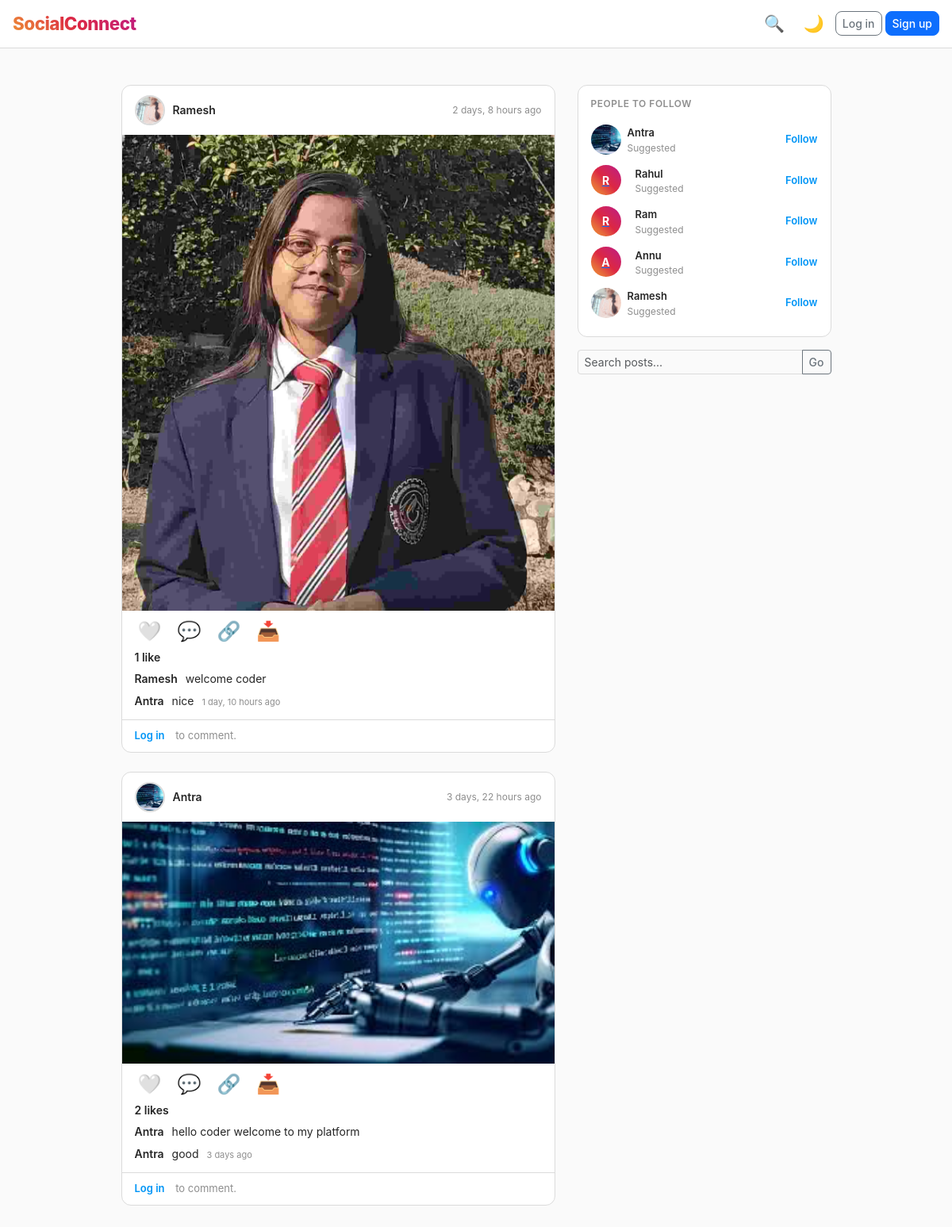
The page / on the database its author committed.
### posts/models.py (models this page shows, shortened)
class Post(models.Model):
    author = models.ForeignKey(User, on_delete=models.CASCADE)
    content = models.TextField()
    image = models.ImageField(upload_to="post_images/", blank=True, null=True)
    created_at = models.DateTimeField(auto_now_add=True)
    likes = models.ManyToManyField(
        User,
        related_name="liked_posts",
        blank=True
    )

class Comment(models.Model):
    post = models.ForeignKey(
        Post,
        on_delete=models.CASCADE,
        related_name="comments"
    )
    user = models.ForeignKey(
        User,
        on_delete=models.CASCADE
    )
    content = models.TextField()
    created_at = models.DateTimeField(auto_now_add=True)

### profiles/models.py (models this page shows, shortened)
class Profile(models.Model):
    user = models.OneToOneField(
        User,
        on_delete=models.CASCADE
    )
    bio = models.TextField(blank=True)
    profile_picture = models.ImageField(
        upload_to='profile_pics/',
        blank=True,
        null=True
    )
    followers = models.ManyToManyField(
        User,
        related_name='following',
        blank=True
    )

### posts/views.py (the view)
# urls.py: path("", views.home, name="home"),
def home(request):
    if request.user.is_authenticated:
        following = request.user.following.all()
        posts = Post.objects.filter(
            Q(author=request.user) | Q(author__in=following)
        ).order_by("-created_at")
        suggestions = User.objects.exclude(id=request.user.id).exclude(
            profile__followers=request.user
        )[:5]
    else:
        posts = Post.objects.all().order_by("-created_at")
        suggestions = User.objects.all()[:5]
    paginator = Paginator(posts, 5)
    page_obj = paginator.get_page(request.GET.get("page"))
    return render(request, "posts/home.html", {
        "posts": page_obj,
        "suggestions": suggestions,
        "page_obj": page_obj,
    })

### posts/context_processors.py (called while the page is built)
def notification_count(request):
    if request.user.is_authenticated:
        return {
            "notification_count": request.user.notifications.filter(
                is_read=False
            ).count()
        }
    return {"notification_count": 0}

### posts/templates/posts/home.html (shortened to what this page needs)
{% extends "base.html" %}
{% block content %}
<div class="main-layout">
  <div class="feed-col">
    {% if posts %}
    {% for post in posts %}
    <div class="post-card">
      <div class="post-header">
        <a href="{% url 'profiles:profile' post.author.username %}">
          {% if post.author.profile.profile_picture %}
          <img src="{{ post.author.profile.profile_picture.url }}" class="post-avatar" alt="">
          {% else %}
          <span class="post-avatar-placeholder">{{ post.author.username|first|upper }}</span>
          {% endif %}
        </a>
        <div>
          <a href="{% url 'profiles:profile' post.author.username %}" class="post-author-name">{{ post.author.username }}</a>
        </div>
        <span class="post-time">{{ post.created_at|timesince }} ago</span>
      </div>
      {% if post.image %}
      <div class="post-image-wrap">
        <img src="{{ post.image.url }}" alt="Post" data-like="{% url 'posts:like_post' post.id %}" class="post-img-dbl">
      </div>
      {% endif %}
      <div class="post-actions-bar">
        {% if request.user.is_authenticated %}
          <a href="{% url 'posts:like_post' post.id %}" class="action-btn like-btn {% if request.user in post.likes.all %}liked{% endif %}">
            {% if request.user in post.likes.all %}❤️{% else %}🤍{% endif %}
          </a>
        {% else %}
          <a href="{% url 'accounts:login' %}" class="action-btn">🤍</a>
        {% endif %}
        <a href="{% url 'posts:post_detail' post.id %}" class="action-btn">💬</a>
        <button class="action-btn" onclick="copyLink('{% url 'posts:post_detail' post.id %}')">🔗</button>
        {% if post.image %}
        <a href="{{ post.image.url }}" download class="action-btn">📥</a>
        {% endif %}
      </div>
      <div class="post-likes">{{ post.likes.count }} like{{ post.likes.count|pluralize }}</div>
      <div class="post-caption">
        <a href="{% url 'profiles:profile' post.author.username %}" class="cap-author">{{ post.author.username }}</a>
        {{ post.content }}
      </div>
      <div class="comments-section">
        {% for comment in post.comments.all|slice:"-2:" %}
        <div class="comment-row">
          <a href="{% url 'profiles:profile' comment.user.username %}" class="c-author">{{ comment.user.username }}</a>
          {{ comment.content }}
          <span class="c-time">{{ comment.created_at|timesince }} ago</span>
        </div>
        {% endfor %}
      </div>
      {% if request.user.is_authenticated %}
      <form method="POST" action="{% url 'posts:add_comment' post.id %}" class="comment-form">
        {% csrf_token %}
        <input type="text" name="content" class="comment-input" placeholder="Add a comment…" required>
        <button type="submit" class="comment-submit">Post</button>
      </form>
      {% else %}
      <div class="comment-form" style="color:var(--text-muted);font-size:13px;">
        <a href="{% url 'accounts:login' %}" style="color:#0095f6;font-weight:600;text-decoration:none;">Log in</a>&nbsp;to comment.
      </div>
      {% endif %}
    </div>
    {% endfor %}
    {% endif %}
  </div>
  <div class="sidebar-col">
    {% if suggestions %}
    <div class="suggestions-card">
      <h6>{% if request.user.is_authenticated %}Suggested for you{% else %}People to follow{% endif %}</h6>
      {% for person in suggestions %}
      <div class="suggestion-item">
        <div class="d-flex align-items-center gap-2">
          <a href="{% url 'profiles:profile' person.username %}">
            {% if person.profile.profile_picture %}
            <img src="{{ person.profile.profile_picture.url }}" style="width:38px;height:38px;border-radius:50%;object-fit:cover;" alt="">
            {% else %}
            <span class="suggestion-avatar">{{ person.username|first|upper }}</span>
            {% endif %}
          </a>
          <div>
            <a href="{% url 'profiles:profile' person.username %}" class="suggestion-name">{{ person.username }}</a>
            <div style="font-size:12px;color:var(--text-muted);">Suggested</div>
          </div>
        </div>
        {% if request.user.is_authenticated %}
        <a href="{% url 'profiles:follow_user' person.username %}" class="btn-follow-sm">Follow</a>
        {% else %}
        <a href="{% url 'accounts:login' %}" class="btn-follow-sm">Follow</a>
        {% endif %}
      </div>
      {% endfor %}
    </div>
    {% endif %}
    <form method="GET" action="{% url 'posts:search_posts' %}" class="mt-3">
      <div class="input-group input-group-sm">
        <input type="text" name="q" class="form-control" placeholder="Search posts…">
        <button class="btn btn-outline-secondary">Go</button>
      </div>
    </form>
  </div>
</div>
{% endblock %}

### socialmedia/templates/base.html (shortened to what this page needs)
{% load static %}
<!DOCTYPE html>
<html lang="en">
<head>
    <link href="https://cdn.jsdelivr.net/npm/bootstrap@5.3.7/dist/css/bootstrap.min.css" rel="stylesheet">
    <link rel="stylesheet" href="{% static 'css/style.css' %}">
</head>
<body>
<nav class="navbar navbar-custom px-3 py-2">
    <a class="navbar-brand" href="{% url 'posts:home' %}">SocialConnect</a>
    <div class="d-flex align-items-center gap-1">
        {% if user.is_authenticated %}
            <a href="{% url 'posts:create_post' %}" class="nav-icon-btn" title="New Post">➕</a>
            <a href="{% url 'profiles:search_users' %}" class="nav-icon-btn" title="Search">🔍</a>
            <a href="{% url 'posts:notifications' %}" class="nav-icon-btn" title="Notifications" style="position:relative;">
                🔔
                {% if notification_count %}
                <span class="notif-badge">{{ notification_count }}</span>
                {% endif %}
            </a>
            <button class="nav-icon-btn" onclick="toggleDarkMode()" title="Toggle Dark Mode">🌙</button>
            <a href="{% url 'profiles:profile' user.username %}" class="nav-icon-btn d-flex align-items-center gap-1" title="Profile">
                {% if user.profile.profile_picture %}
                <img src="{{ user.profile.profile_picture.url }}" class="nav-avatar" alt="">
                {% else %}
                <span class="nav-avatar-placeholder">{{ user.username|first|upper }}</span>
                {% endif %}
            </a>
            <a href="{% url 'accounts:logout' %}" class="nav-icon-btn" style="font-size:0.85rem;">Logout</a>
        {% else %}
            <a href="{% url 'profiles:search_users' %}" class="nav-icon-btn" title="Search">🔍</a>
            <button class="nav-icon-btn" onclick="toggleDarkMode()" title="Toggle Dark Mode">🌙</button>
            <a href="{% url 'accounts:login' %}" class="btn btn-outline-secondary btn-sm">Log in</a>
            <a href="{% url 'accounts:register' %}" class="btn btn-primary btn-sm">Sign up</a>
        {% endif %}
    </div>
</nav>
<div class="container-fluid px-3 mt-3 mb-5">
    {% block content %}{% endblock %}
</div>
</body>
</html>

### socialmedia/static/css/style.css (style rules this page uses)
:root { --primary: #405de6; --gradient: linear-gradient(45deg, #f09433, #e6683c, #dc2743, #cc2366, #bc1888); --bg: #fafafa; --card-bg: #ffffff; --text: #262626; --text-muted: #8e8e8e; --border: #dbdbdb; --shadow: 0 1px 2px rgba(0,0,0,0.08); --radius: 12px; }
* { box-sizing: border-box; margin: 0; padding: 0; }
body { background: var(--bg); color: var(--text); font-family: -apple-system, BlinkMacSystemFont, "Segoe UI", Roboto, sans-serif; font-size: 14px; transition: background 0.3s, color 0.3s; min-height: 100vh; }
.navbar-custom { background: var(--card-bg) !important; border-bottom: 1px solid var(--border); position: sticky; top: 0; z-index: 100; display: flex; align-items: center; justify-content: space-between; padding: 10px 20px; }
.navbar-brand { font-weight: 800; font-size: 1.4rem; background: var(--gradient); -webkit-background-clip: text; -webkit-text-fill-color: transparent; background-clip: text; letter-spacing: -0.5px; text-decoration: none; }
.nav-icon-btn { background: none; border: none; font-size: 1.3rem; cursor: pointer; padding: 6px 10px; border-radius: 8px; color: var(--text); text-decoration: none; position: relative; transition: background 0.2s; display: inline-flex; align-items: center; }
.main-layout { max-width: 935px; margin: 0 auto; padding: 30px 20px; display: grid; grid-template-columns: 1fr 320px; gap: 28px; align-items: start; }
.suggestions-card { background: var(--card-bg); border: 1px solid var(--border); border-radius: var(--radius); padding: 16px; margin-bottom: 16px; }
.suggestions-card h6 { font-size: 12px; font-weight: 600; color: var(--text-muted); text-transform: uppercase; letter-spacing: 0.5px; margin-bottom: 12px; }
.suggestion-item { display: flex; align-items: center; justify-content: space-between; padding: 6px 0; }
.suggestion-avatar { width: 38px; height: 38px; border-radius: 50%; background: var(--gradient); color: white; font-weight: 700; font-size: 14px; display: flex; align-items: center; justify-content: center; flex-shrink: 0; margin-right: 10px; }
.suggestion-name { font-weight: 600; font-size: 13px; color: var(--text); text-decoration: none; }
.btn-follow-sm { background: none; border: none; color: #0095f6; font-weight: 600; font-size: 13px; cursor: pointer; padding: 0; text-decoration: none; }
.post-card { background: var(--card-bg); border: 1px solid var(--border); border-radius: var(--radius); margin-bottom: 24px; overflow: hidden; }
.post-header { display: flex; align-items: center; padding: 12px 16px; gap: 10px; }
.post-avatar { width: 38px; height: 38px; border-radius: 50%; object-fit: cover; border: 2px solid var(--border); flex-shrink: 0; }
.post-author-name { font-weight: 600; font-size: 14px; color: var(--text); text-decoration: none; }
.post-time { font-size: 12px; color: var(--text-muted); margin-left: auto; }
.post-image-wrap img { width: 100%; max-height: 600px; object-fit: cover; display: block; cursor: pointer; }
.post-actions-bar { display: flex; align-items: center; gap: 4px; padding: 8px 12px 4px; }
.action-btn { background: none; border: none; font-size: 1.5rem; cursor: pointer; padding: 6px 8px; border-radius: 8px; color: var(--text); text-decoration: none; transition: transform 0.15s; line-height: 1; display: inline-flex; align-items: center; }
.post-likes { padding: 0 16px 4px; font-weight: 600; font-size: 14px; }
.post-caption { padding: 2px 16px 8px; font-size: 14px; line-height: 1.5; }
.post-caption .cap-author { font-weight: 600; margin-right: 6px; color: var(--text); text-decoration: none; }
.comments-section { padding: 0 16px; max-height: 120px; overflow-y: auto; }
.comment-row { font-size: 14px; margin-bottom: 6px; line-height: 1.4; }
.comment-row .c-author { font-weight: 600; margin-right: 6px; color: var(--text); text-decoration: none; }
.comment-row .c-time { font-size: 11px; color: var(--text-muted); margin-left: 6px; }
.comment-form { display: flex; align-items: center; border-top: 1px solid var(--border); padding: 10px 16px; gap: 10px; margin-top: 8px; }
.form-control, .form-select { border-radius: 8px; border: 1px solid var(--border); background: var(--bg); color: var(--text); font-size: 14px; padding: 8px 12px; width: 100%; }
.btn { border-radius: 8px; font-size: 14px; font-weight: 500; }

### rows shown on the page
Post: author.profile.profile_picture (picture), author.username "Ramesh", created_at "2 days, 8 hours", image (picture), likes.count "1", content "welcome coder"
Comment: user.username "Antra", content "nice", created_at "1 day, 10 hours"
Post: author.profile.profile_picture (picture), author.username "Antra", created_at "3 days, 22 hours", image (picture), likes.count "2", content "hello coder welcome to my platform"
Comment: user.username "Antra", content "good", created_at "3 days"

### other values the page prints
{{ person.username }} "Antra"
{{ person.username|first|upper }} "R"
{{ person.username }} "Rahul"
{{ person.username }} "Ram"
{{ person.username|first|upper }} "A"
{{ person.username }} "Annu"
{{ person.username }} "Ramesh"
